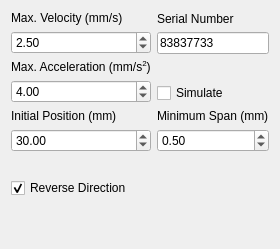
         <widget class="QWidget" name="flameBrusherTab">
          <attribute name="title">
           <string>Flame Brusher</string>
          </attribute>
          <layout class="QGridLayout" name="gridLayout_6">
           <item row="0" column="0">
            <layout class="QVBoxLayout" name="verticalLayout_15">
             <item>
              <widget class="QLabel" name="label_14">
               <property name="text">
                <string>&lt;html&gt;&lt;head/&gt;&lt;body&gt;&lt;p&gt;Max. Velocity (mm/s)&lt;/p&gt;&lt;/body&gt;&lt;/html&gt;</string>
               </property>
              </widget>
             </item>
             <item>
              <widget class="QDoubleSpinBox" name="brusherVelSpin">
               <property name="minimum">
                <double>0.010000000000000</double>
               </property>
               <property name="maximum">
                <double>10.000000000000000</double>
               </property>
               <property name="singleStep">
                <double>1.000000000000000</double>
               </property>
               <property name="value">
                <double>2.500000000000000</double>
               </property>
              </widget>
             </item>
            </layout>
           </item>
           <item row="1" column="0">
            <layout class="QVBoxLayout" name="verticalLayout_18">
             <item>
              <widget class="QLabel" name="label_17">
               <property name="text">
                <string>&lt;html&gt;&lt;head/&gt;&lt;body&gt;&lt;p&gt;Max. Acceleration (mm/s&lt;span style=&quot; vertical-align:super;&quot;&gt;2&lt;/span&gt;)&lt;/p&gt;&lt;/body&gt;&lt;/html&gt;</string>
               </property>
              </widget>
             </item>
             <item>
              <widget class="QDoubleSpinBox" name="brusherAccelSpin">
               <property name="minimum">
                <double>0.010000000000000</double>
               </property>
               <property name="maximum">
                <double>10.000000000000000</double>
               </property>
               <property name="value">
                <double>4.000000000000000</double>
               </property>
              </widget>
             </item>
            </layout>
           </item>
           <item row="2" column="0">
            <layout class="QVBoxLayout" name="verticalLayout_16">
             <item>
              <widget class="QLabel" name="label_15">
               <property name="text">
                <string>&lt;html&gt;&lt;head/&gt;&lt;body&gt;&lt;p&gt;Initial Position (mm)&lt;/p&gt;&lt;/body&gt;&lt;/html&gt;</string>
               </property>
              </widget>
             </item>
             <item>
              <widget class="QDoubleSpinBox" name="brusherPosSpin">
               <property name="maximum">
                <double>50.000000000000000</double>
               </property>
               <property name="value">
                <double>30.000000000000000</double>
               </property>
              </widget>
             </item>
            </layout>
           </item>
           <item row="4" column="0">
            <spacer name="verticalSpacer_4">
             <property name="orientation">
              <enum>Qt::Vertical</enum>
             </property>
             <property name="sizeHint" stdset="0">
              <size>
               <width>20</width>
               <height>40</height>
              </size>
             </property>
            </spacer>
           </item>
           <item row="1" column="1">
            <layout class="QVBoxLayout" name="verticalLayout_43">
             <item>
              <widget class="QLabel" name="label_41">
               <property name="text">
                <string/>
               </property>
              </widget>
             </item>
             <item>
              <widget class="QCheckBox" name="brSimCheck">
               <property name="text">
                <string>Simulate</string>
               </property>
               <property name="checked">
                <bool>false</bool>
               </property>
              </widget>
             </item>
            </layout>
           </item>
           <item row="0" column="1">
            <layout class="QVBoxLayout" name="verticalLayout_17">
             <item>
              <widget class="QLabel" name="label_16">
               <property name="text">
                <string>Serial Number</string>
               </property>
              </widget>
             </item>
             <item>
              <widget class="QLineEdit" name="brusherSerialText">
               <property name="sizePolicy">
                <sizepolicy hsizetype="Minimum" vsizetype="Fixed">
                 <horstretch>0</horstretch>
                 <verstretch>0</verstretch>
                </sizepolicy>
               </property>
               <property name="text">
                <string>83837733</string>
               </property>
              </widget>
             </item>
            </layout>
           </item>
           <item row="3" column="0">
            <layout class="QVBoxLayout" name="verticalLayout_53">
             <item>
              <widget class="QLabel" name="label_50">
               <property name="text">
                <string/>
               </property>
              </widget>
             </item>
             <item>
              <widget class="QCheckBox" name="revdirCheck">
               <property name="text">
                <string>Reverse Direction</string>
               </property>
               <property name="checked">
                <bool>true</bool>
               </property>
              </widget>
             </item>
            </layout>
           </item>
           <item row="2" column="1">
            <layout class="QVBoxLayout" name="verticalLayout_58">
             <item>
              <widget class="QLabel" name="label_55">
               <property name="text">
                <string>Minimum Span (mm)</string>
               </property>
              </widget>
             </item>
             <item>
              <widget class="QDoubleSpinBox" name="brusherMinSpanSpin">
               <property name="minimum">
                <double>0.200000000000000</double>
               </property>
               <property name="maximum">
                <double>2.000000000000000</double>
               </property>
               <property name="singleStep">
                <double>0.100000000000000</double>
               </property>
               <property name="value">
                <double>0.500000000000000</double>
               </property>
              </widget>
             </item>
            </layout>
           </item>
          </layout>
         </widget>
